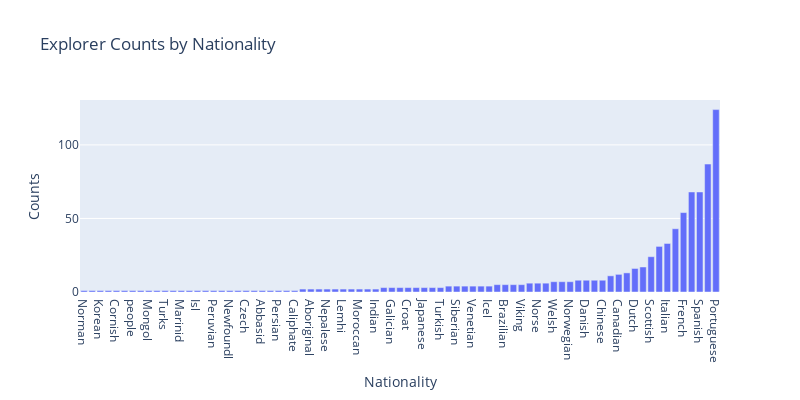

The cell this chart's notebook holds for it:
### Code cell
# create dataframe for nationality counts
nationality_counts = data['nationality'].value_counts(ascending=True).to_frame("Count").reset_index()
# show interative barchart by Number of explorer for each nationality
px.bar(
    nationality_counts, x="index", y="Count", 
    labels=dict(Count="Counts", index="Nationality"), 
    width=800, height=400, title="Explorer Counts by Nationality"
)

### Figure 1 — Plotly figure (JSON) as saved in the notebook; plotly's stock layout.template omitted (floating-point values rounded to 4 significant figures)
{"data": [{"alignmentgroup": "True", "hovertemplate": "Nationality=%{x}<br>Counts=%{y}<extra></extra>", "legendgroup": "", "marker": {"color": "#636efa"}, "name": "", "offsetgroup": "", "orientation": "v", "showlegend": false, "textposition": "auto", "type": "bar", "x": ["Norman", "Jewish", "Korean", "Flemish", "Cornish", "Navarrese", "people", "Hiberno", "Mongol", "Turco", "Turks", "Andalusian", "Marinid", "Soviet", "Isl", "Caicos", "Peruvian", "Zeal", "Newfoundl", "New", "Czech", "Macedonian", "Abbasid", "Greenl", "Persian", "Austrian", "Caliphate", "Carthaginian", "Aboriginal", "African", "Nepalese", "South", "Lemhi", "Shoshone", "Moroccan", "Romanian", "Indian", "Polish", "Galician", "Finnish", "Croat", "Croatian", "Japanese", "er", "Turkish", "Cossack", "Siberian", "Swiss", "Venetian", "Egyptian", "Icel", "ic", "Brazilian", "Genoese", "Viking", "Belgian", "Norse", "Swedish", "Welsh", "Hungarian", "Norwegian", "Australian", "Danish", "Baltic", "Chinese", "Greek", "Canadian", "British", "Dutch", "Irish", "Scottish", "German", "Italian", "Russian", "French", "American", "Spanish", "English", "Portuguese"], "xaxis": "x", "y": [1, 1, 1, 1, 1, 1, 1, 1, 1, 1, 1, 1, 1, 1, 1, 1, 1, 1, 1, 1, 1, 1, 1, 1, 1, 1, 1, 2, 2, 2, 2, 2, 2, 2, 2, 2, 2, 3, 3, 3, 3, 3, 3, 3, 3, 4, 4, 4, 4, 4, 4, 5, 5, 5, 5, 6, 6, 6, 7, 7, 7, 8, 8, 8, 8, 11, 12, 13, 16, 17, 24, 31, 33, 43, 54, 68, 68, 87, 124], "yaxis": "y"}], "layout": {"barmode": "relative", "height": 400, "legend": {"tracegroupgap": 0}, "title": {"text": "Explorer Counts by Nationality"}, "width": 800, "xaxis": {"anchor": "y", "autorange": true, "domain": [0, 1], "range": [-0.5, 78.5], "title": {"text": "Nationality"}, "type": "category"}, "yaxis": {"anchor": "x", "autorange": true, "domain": [0, 1], "range": [0, 130.5], "title": {"text": "Counts"}, "type": "linear"}}}
